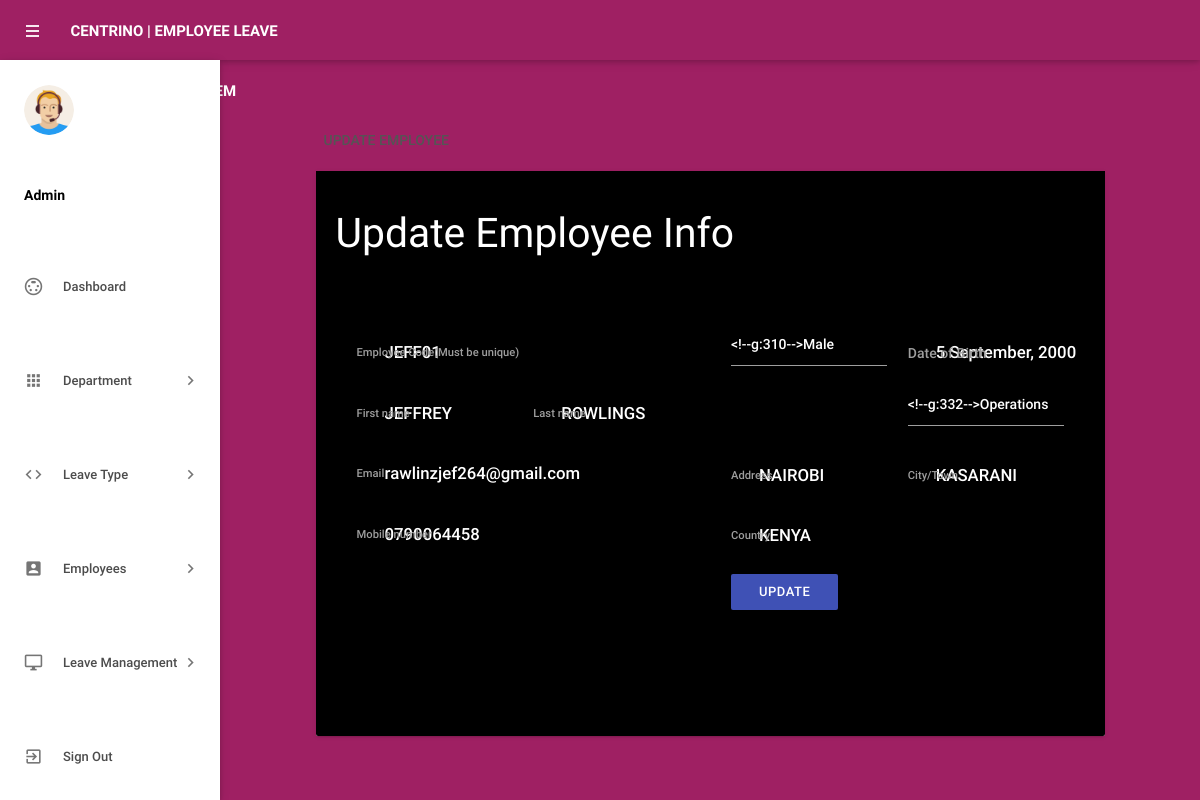
The app's page /admin/editemployee.php?empid=7 (signed in) with its own data.
### tables this page shows
CREATE TABLE `tblemployees` (
  `id` int(11) NOT NULL,
  `EmpId` varchar(100) NOT NULL,
  `FirstName` varchar(150) NOT NULL,
  `LastName` varchar(150) NOT NULL,
  `EmailId` varchar(200) NOT NULL,
  `Password` varchar(180) NOT NULL,
  `Gender` varchar(100) NOT NULL,
  `Dob` varchar(100) NOT NULL,
  `Department` varchar(255) NOT NULL,
  `Address` varchar(255) NOT NULL,
  `City` varchar(200) NOT NULL,
  `Country` varchar(150) NOT NULL,
  `Phonenumber` char(11) NOT NULL,
  `Status` int(1) NOT NULL,
  `RegDate` timestamp NOT NULL DEFAULT current_timestamp()
);

### admin/editemployee.php (the view, shortened to what this page needs)
<?php
include('includes/config.php');
if(strlen($_SESSION['alogin'])==0)
    {
header('location:index.php');
}
else{
    ?>
<!DOCTYPE html>
<html lang="en">
    <head>
        <link type="text/css" rel="stylesheet" href="../assets/plugins/materialize/css/materialize.min.css"/>
        <link href="../assets/plugins/material-preloader/css/materialPreloader.min.css" rel="stylesheet">
        <link href="../assets/css/alpha.min.css" rel="stylesheet" type="text/css"/>
        <link href="../assets/css/custom.css" rel="stylesheet" type="text/css"/>
    </head>
    <body>
  <?php include('includes/header.php');?>
       <?php include('includes/sidebar.php');?>
   <main class="mn-inner">
                <div class="row">
                    <div class="col s12">
                        <div class="page-title">Update employee</div>
                    </div>
                    <div class="col s12 m12 l12">
                        <div class="card">
                         <div class="card-content"  style="background-color:black">
                                <form id="example-form" method="post" name="updatemp">
                                    <div>
                                        <h3>Update Employee Info</h3>
                                        <section>
                                            <div class="wizard-content">
                                                <div class="row">
                                                    <div class="col m6">
                                                        <div class="row">
<?php
$eid=intval($_GET['empid']);
$sql = "SELECT * from  tblemployees where id=:eid";
$query = $dbh -> prepare($sql);
$query -> bindParam(':eid',$eid, PDO::PARAM_STR);
$query->execute();
$results=$query->fetchAll(PDO::FETCH_OBJ);
if($query->rowCount() > 0)
{
foreach($results as $result)
{               ?>
 <div class="input-field col  s12">
<label for="empcode">Employee Code(Must be unique)</label>
<input  name="empcode" id="empcode" value="<?php echo htmlentities($result->EmpId);?>" type="text" autocomplete="off" readonly required>
</div>
<div class="input-field col m6 s12">
<label for="firstName">First name</label>
<input id="firstName" name="firstName" value="<?php echo htmlentities($result->FirstName);?>"  type="text" required>
</div>
<div class="input-field col m6 s12">
<label for="lastName">Last name </label>
<input id="lastName" name="lastName" value="<?php echo htmlentities($result->LastName);?>" type="text" autocomplete="off" required>
</div>
<div class="input-field col s12">
<label for="email">Email</label>
<input  name="email" type="email" id="email" value="<?php echo htmlentities($result->EmailId);?>" readonly autocomplete="off" required>
</div>
<div class="input-field col s12">
<label for="phone">Mobile number</label>
<input id="phone" name="mobileno" type="tel" value="<?php echo htmlentities($result->Phonenumber);?>" maxlength="10" autocomplete="off" required>
 </div>
</div>
</div>
<div class="col m6">
<div class="row">
<div class="input-field col m6 s12">
</div>
<div class="input-field col m6 s12">
<label for="birthdate">Date of Birth</label>
<input id="birthdate" name="dob"  class="datepicker" value="<?php echo htmlentities($result->Dob);?>" >
</div>
<div class="input-field col m6 s12">
</div>
<div class="input-field col m6 s12">
<label for="address">Address</label>
<input id="address" name="address" type="text"  value="<?php echo htmlentities($result->Address);?>" autocomplete="off" required>
</div>
<div class="input-field col m6 s12">
<label for="city">City/Town</label>
<input id="city" name="city" type="text"  value="<?php echo htmlentities($result->City);?>" autocomplete="off" required>
 </div>
<div class="input-field col m6 s12">
<label for="country">Country</label>
<input id="country" name="country" type="text"  value="<?php echo htmlentities($result->Country);?>" autocomplete="off" required>
</div>
<?php }}?>
<div class="input-field col s12">
<button type="submit" name="update"  id="update" class="waves-effect waves-light btn indigo m-b-xs">UPDATE</button>
</div>
                                                        </div>
                                                    </div>
                                                </div>
                                            </div>
                                        </section>
                                    </div>
                                </form>
                            </div>
                        </div>
                    </div>
                </div>
            </main>
        </div>
        <div class="left-sidebar-hover"></div>
    </body>
</html>
<?php } ?>

### records on screen
tblemployees: empcode "JEFF01", firstName "JEFFREY", lastName "ROWLINGS", email "rawlinzjef264@gmail.com", mobileno "0790064458", dob "5 September, 2000", address "NAIROBI", city "KASARANI", country "KENYA"
